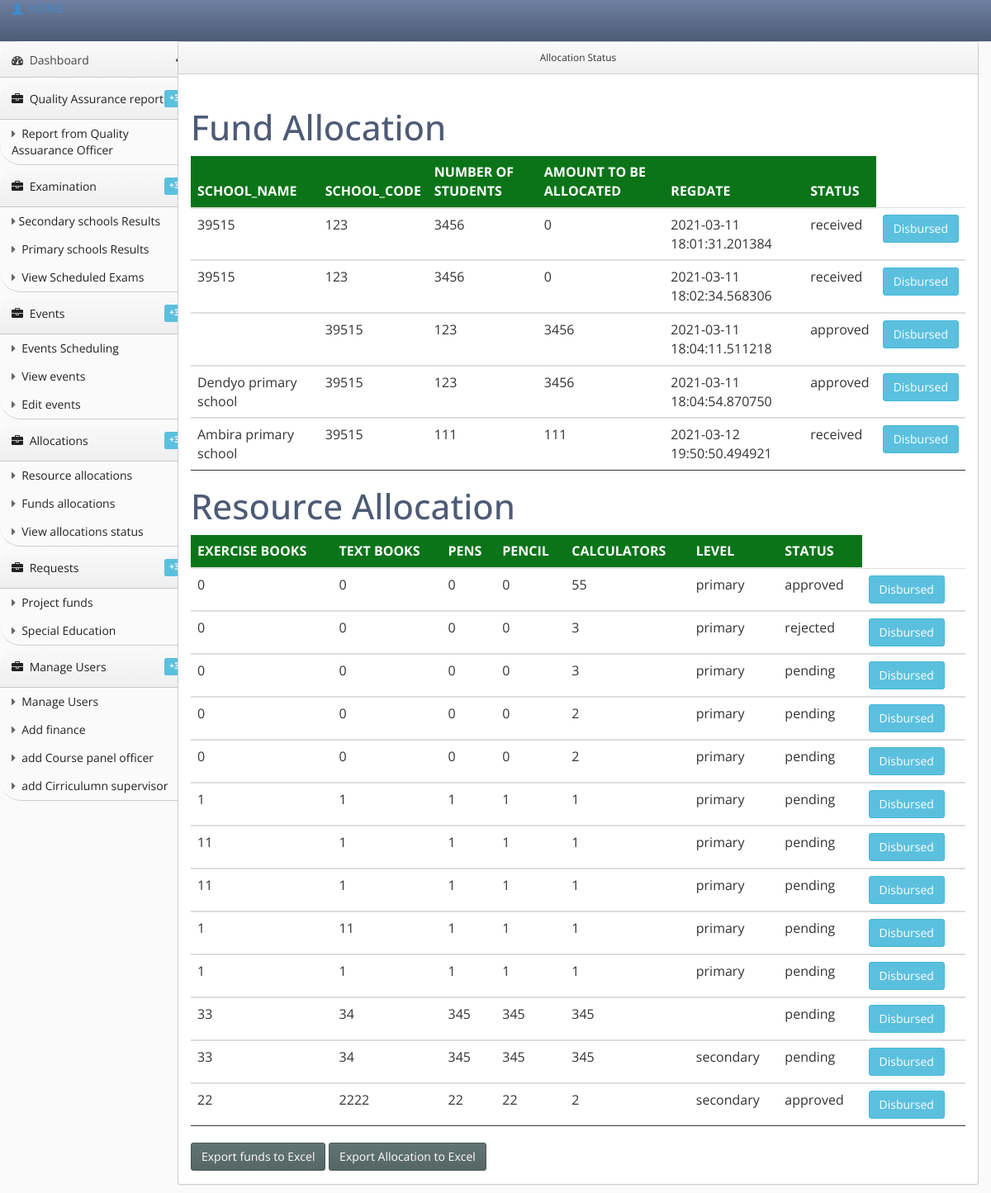
/Admin/allocationstatus.php (signed in), run on the app's committed database.
### tables this page shows
CREATE TABLE `funds` (
  `id` int(11) NOT NULL,
  `school_name` varchar(50) NOT NULL,
  `code` int(11) NOT NULL,
  `student` int(6) NOT NULL,
  `amount` int(6) NOT NULL,
  `reg_date` datetime(6) NOT NULL DEFAULT current_timestamp(6),
  `status` enum('approved','pending','received','disbursed') NOT NULL DEFAULT 'pending'
);

CREATE TABLE `resources` (
  `id` int(11) NOT NULL,
  `exercise` int(30) NOT NULL,
  `textu` int(30) NOT NULL,
  `pens` int(30) NOT NULL,
  `pencil` int(30) NOT NULL,
  `calculators` int(6) NOT NULL,
  `level` enum('primary','secondary') NOT NULL,
  `reg_date` datetime(6) NOT NULL DEFAULT current_timestamp(6),
  `status` enum('pending','approved','received','rejected') NOT NULL DEFAULT 'pending'
);

### Admin/allocationstatus.php (the view, shortened to what this page needs)
<?php
include('sidenav.php');
include('session.php')
?>
<!DOCTYPE html>
<html>
<head>
  <link rel="stylesheet" type="text/css" href="css/css/bootstrap.min.css">
  <link rel="stylesheet" type="text/css" href="css/style.css">
<link rel="stylesheet" type="text/css" href="lib/bootstrap/css/bootstrap.css">
<link rel="stylesheet" href="lib/font-awesome/css/font-awesome.css">
<link rel="stylesheet" type="text/css" href="stylesheets/theme.css">
<link rel="stylesheet" type="text/css" href="stylesheets/premium.css">
</head>
<body class=" theme-blue">
</head>
<body>
<div class="content-wrapper">
  <div class="container-fluid" style="float: center">
  <div class="row">
    <div class="col-sm-2"></div>
    <div class="col-sm-10">
    <div class="panel panel-success">
        <div class="panel-heading"><center>Allocation Status</center></div>
           <div class="col-sm-6">
</div>
        <div class="panel-body">
        	<fieldset>
           <div class="table-responsive ps">
         <table id="fund" class="table table-responsive ps ">
          <h1> Fund Allocation</h1>
                      <thead>
                        <tr><th> SCHOOL_NAME</th><th>SCHOOL_CODE</th><th>NUMBER OF STUDENTS</th><th>AMOUNT TO BE ALLOCATED</th><th>REGDATE</th><th>STATUS</th></tr>
                      </thead>
                      <?php
                  $result=$mysqli->query("select * from funds")or die($mysqli->error);
                  while($row=$result->fetch_assoc())
                  {
                    echo
                    "
                    <tbody>
                    <td>".$row['school_name']."</td>
                    <td>".$row['code']."</td>
                    <td>".$row['student']."</td>
                    <td>".$row['amount']."</td>
                    <td>".$row['reg_date']."</td>
                    <td>".$row['status']."</td>
                     <td> <a href='allocationstatus.php?asid=$row[id]' class='btn btn-info'>Disbursed<a>
                   </tbody>
                    "
                  ;}
            ?>
</table>
  <table id="allocate" class="table table-responsive ps ">
          <h1> Resource Allocation</h1>
                      <thead>
                        <tr><th> EXERCISE BOOKS</th><th>TEXT BOOKS  </th><th>PENS</th><th>PENCIL</th><th>CALCULATORS</th><th>LEVEL</th><th>STATUS</th></tr>
                      </thead>
                      <?php
                  $result=$mysqli->query("select * from resources")or die($mysqli->error);
                  while($row=$result->fetch_assoc())
                  {
                    echo
                    "
                    <tbody>
                    <td>".$row['exercise']."</td>
                    <td>".$row['textu']."</td>
                    <td>".$row['pens']."</td>
                    <td>".$row['pencil']."</td>
                    <td>".$row['calculators']."</td>
                    <td>".$row['level']."</td>
                    <td>".$row['status']."</td>
                    <td> <a href='allocationstatus.php?assid=$row[id]' class='btn btn-info'>Disbursed<a>
                   </tbody>
                    "
                  ;}
            ?>
</table>
      <button onclick="fnExcelReport()" class='btn btn-success'>Export funds  to Excel</button>
      <button onclick="fnExcelReport()" class='btn btn-success'>Export  Allocation to Excel</button>
    </div>
    <div class="col-sm-2"></div>
  </div>
</div>
</div>
</body>
</html>

### Admin/stylesheets/theme.css (style rules this page uses)
body { background: #fafafa; background-position: initial initial; background-repeat: initial initial; margin: 0px; padding: 0px; }
body, h1, h2, h3, h4, h5, h6, p, a, .h1, .h2, .h3, .h4, .h5, .h6 { font-family: 'Open Sans', helvetica, arial, sans-serif; }
h1 { color: #4d5b76; font-size: 3em; }
.panel { border: 1px solid #ccc; background: white; border-radius: 3px; }
.panel .panel-heading { border-bottom: 1px solid #ccc; border-left: none; color: #333; display: block; margin-bottom: 0px; text-shadow: none; text-transform: none; font-size: .85em; line-height: 1.5em; background: #efefef; background: -webkit-gradient(linear, left bottom, left top, color-stop(0, #efefef), color-stop(1, #fafafa)); background: -ms-linear-gradient(bottom, #efefef, #fafafa); background: -moz-linear-gradient(center bottom, #efefef 0%, #fafafa 100%); background: -o-linear-gradient(bottom, #efefef, #fafafa); filter: progid:dximagetransform.microsoft.gradient(startColorStr='#e3e3e3', EndColorStr='#ffffff'); -ms-filter: "progid:DXImageTransform.Microsoft.gradient(startColorStr='#fafafa',EndColorStr='#efefef')"; box-shadow: inset 0px 1px 1px white; }
.panel-body { min-height: .25em; }
.panel-body h1, .panel-body h2, .panel-body h3, .panel-body h4, .panel-body h5, .panel-body h6, .panel-body table { margin-top: 12px; }
.btn { -webkit-border-radius: 3px; -moz-border-radius: 3px; border-radius: 3px; }
.btn-success { background-color: #556665; background-image: -webkit-gradient(linear, 0 0, 0 100%, from(#617473), to(#556665)); border: 1px solid #495857; font-weight: normal; }

### Admin/css/style.css (style rules this page uses)
table { width: 100%; }
th { height: 50%; padding: 8px; background-color: rgb(11, 116, 25); color: white; border-bottom: 1px solid #ddd; }
td { height: 50px; vertical-align: bottom; padding: 15px; border-bottom: 1px solid; }
fieldset { border-radius: 25px; }

### data on the page
funds: school_name "39515", code "123", student "3456", amount "0", reg_date "2021-03-11 18:01:31.201384", status "received"
funds: school_name "39515", code "123", student "3456", amount "0", reg_date "2021-03-11 18:02:34.568306", status "received"
funds: code "39515", student "123", amount "3456", reg_date "2021-03-11 18:04:11.511218", status "approved"
funds: school_name "Dendyo primary school", code "39515", student "123", amount "3456", reg_date "2021-03-11 18:04:54.870750", status "approved"
funds: school_name "Ambira primary school", code "39515", student "111", amount "111", reg_date "2021-03-12 19:50:50.494921", status "received"
resources: exercise "0", textu "0", pens "0", pencil "0", calculators "55", level "primary", status "approved"
resources: exercise "0", textu "0", pens "0", pencil "0", calculators "3", level "primary", status "rejected"
resources: exercise "0", textu "0", pens "0", pencil "0", calculators "3", level "primary", status "pending"
resources: exercise "0", textu "0", pens "0", pencil "0", calculators "2", level "primary", status "pending"
resources: exercise "0", textu "0", pens "0", pencil "0", calculators "2", level "primary", status "pending"
resources: exercise "1", textu "1", pens "1", pencil "1", calculators "1", level "primary", status "pending"
resources: exercise "11", textu "1", pens "1", pencil "1", calculators "1", level "primary", status "pending"
resources: exercise "11", textu "1", pens "1", pencil "1", calculators "1", level "primary", status "pending"
resources: exercise "1", textu "11", pens "1", pencil "1", calculators "1", level "primary", status "pending"
resources: exercise "1", textu "1", pens "1", pencil "1", calculators "1", level "primary", status "pending"
resources: exercise "33", textu "34", pens "345", pencil "345", calculators "345", status "pending"
resources: exercise "33", textu "34", pens "345", pencil "345", calculators "345", level "secondary", status "pending"
resources: exercise "22", textu "2222", pens "22", pencil "22", calculators "2", level "secondary", status "approved"
